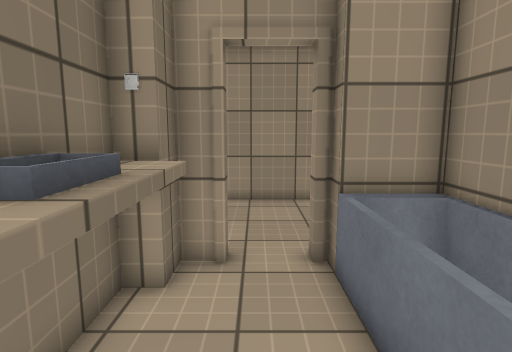
[1] (above)

15 first-person views from a walk through a 3-D level made in the Unity game engine. The camera is 1.5 m above the floor, tilts 8° down and sees 80° across. The floor is counted in squares, 0.5 m on a side. Each view is taken from the middle of a square. On the plan, view 1 faces up. The plan holds only what a view shows up to about 20 squares ahead; the rest is blank. Some animated figures are left out. Surface patterns are stand-ins for the level's own textures.

[2]
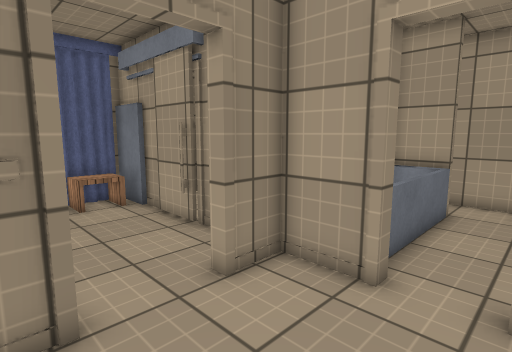

[3]
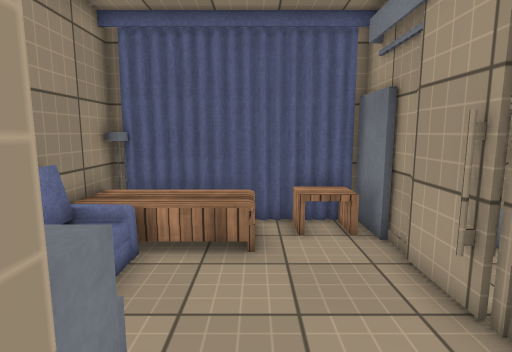

[4]
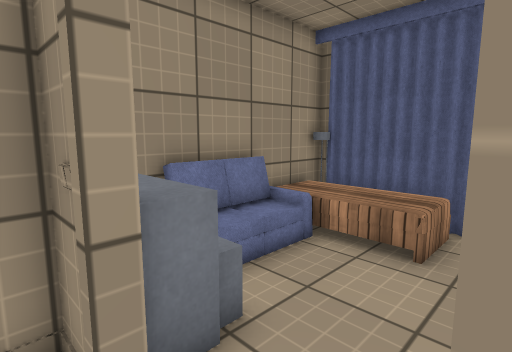

[5]
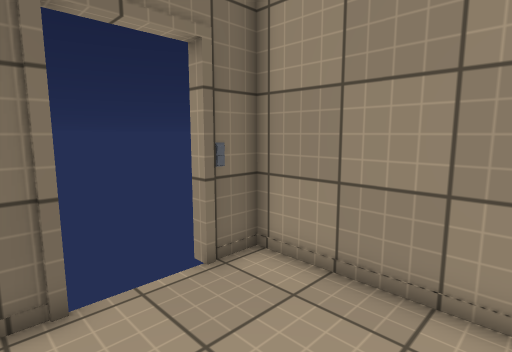

[6]
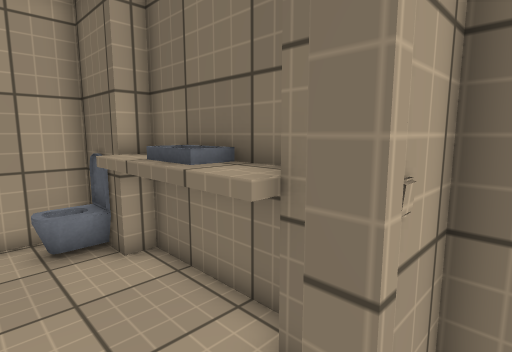

[7]
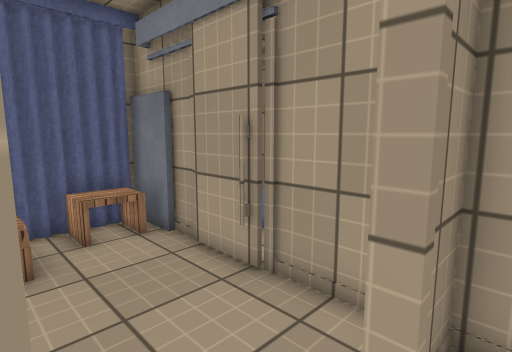

[8]
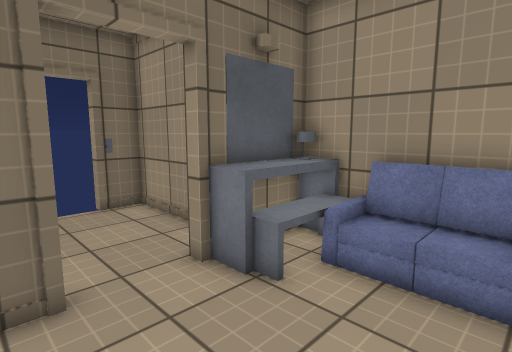

[9]
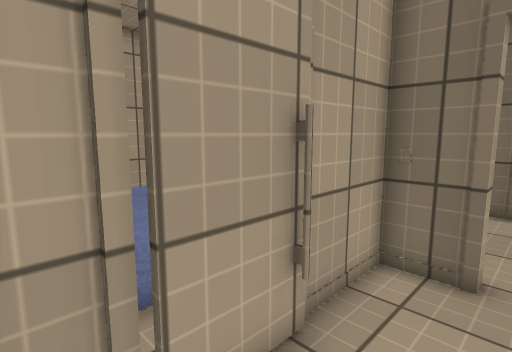

[10]
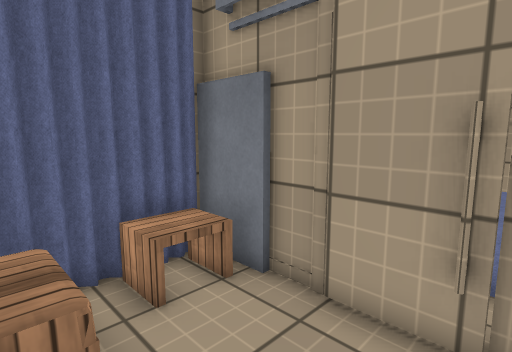

[11]
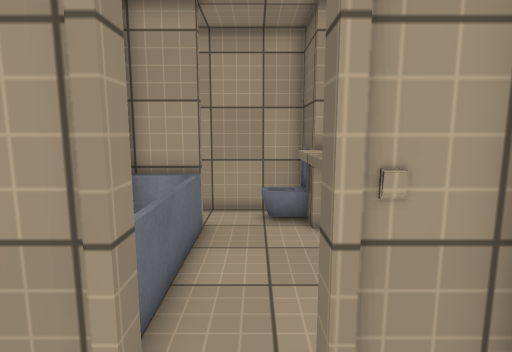

[12]
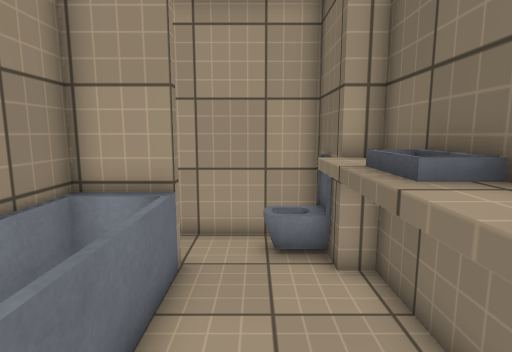

[13]
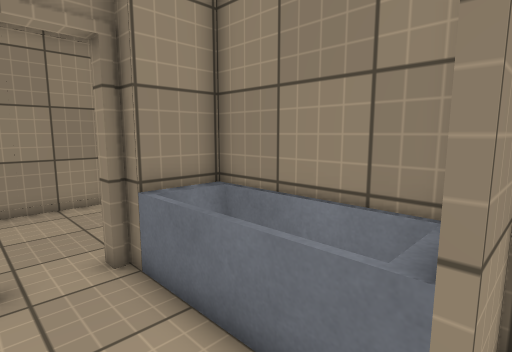

[14]
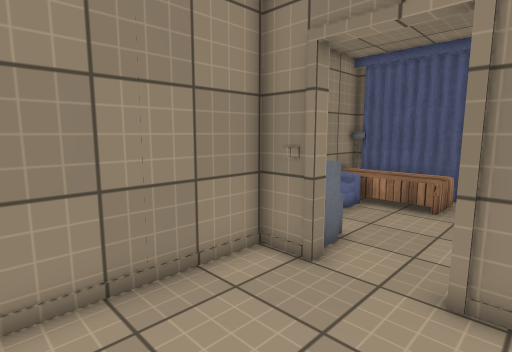

[15]
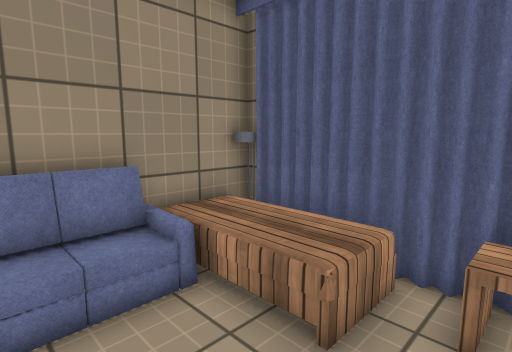

### Floor plan
Key: @ floor where view 1 was taken; # wall or solid block; x gap in a wall; . main floor; : floor 0.5 m higher than the main floor; / step, stairs or slope; = window, fence, low wall or low ledge; ^ raised ledge; v drop or lower ground; O other object.
Columns run from 3 left of view 1 to 14 right of it. Each row starts with its distance up from view 1.
 16         #v#O####O#
 15        ##: OO   O#
 14 #########=////: O#
 13 #......##=....: O
 12 #......#==....: O
 11  ..............vO
 10  ..............OO
  9 #......#.......OO
  8 #......#...# ..OO#
  7 ###..########x####
  6 ###..OO    ...
  5 #^^..O     OOO
  4 OO...O     OO
  3 OO...O     O
  2 #O...O    OO    #
  1 #^...OO   OO    #
  0  #.@.###  OO
 -1  OO...
 -2  #####  ####

Where each view was taken, in squares from view 1:
view 1: 0 up, 0 right, facing up
view 2: 13 up, 1 left, facing down-right
view 3: 11 up, 3 right, facing right
view 4: 9 up, 3 right, facing up-right
view 5: 8 up, 3 right, facing up-left
view 6: 8 up, 1 right, facing down-left
view 7: 12 up, 3 right, facing down-right
view 8: 8 up, 10 right, facing up-left
view 9: 10 up, 11 right, facing down-left
view 10: 12 up, 7 right, facing down-right
view 11: 10 up, 0 right, facing down
view 12: 7 up, 0 right, facing down
view 13: 0 up, 1 left, facing up-right
view 14: 8 up, 2 left, facing up-right
view 15: 9 up, 7 right, facing up-right
